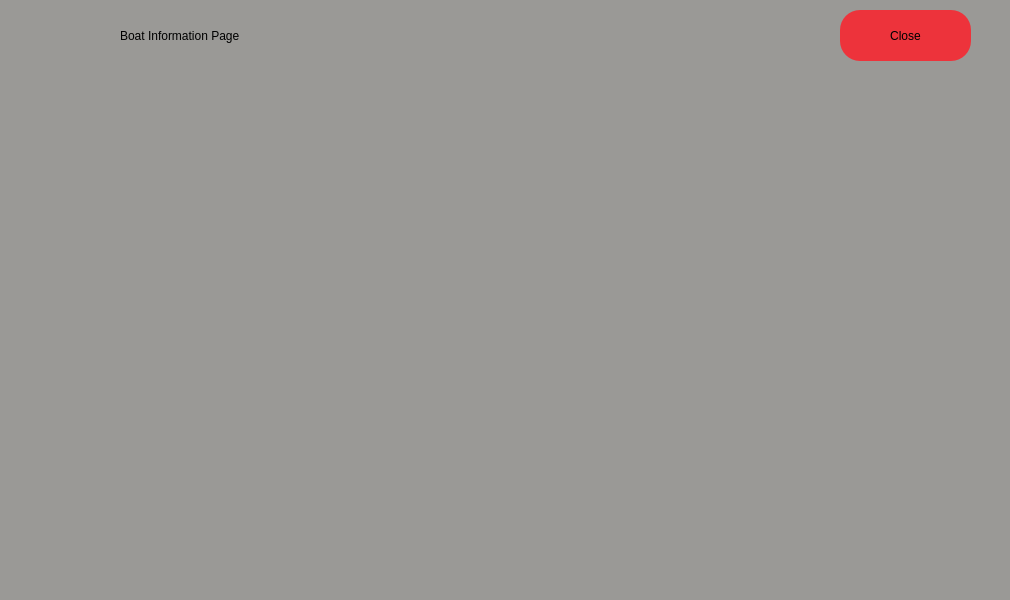
<?xml version="1.0" encoding="UTF-8"?>
<ui version="4.0">
 <class>BoatInfoWindow</class>
 <widget class="QMainWindow" name="BoatInfoWindow">
  <property name="geometry">
   <rect>
    <x>0</x>
    <y>0</y>
    <width>1010</width>
    <height>600</height>
   </rect>
  </property>
  <property name="windowTitle">
   <string>MainWindow</string>
  </property>
  <property name="styleSheet">
   <string notr="true">background-color:rgb(154, 153, 150);</string>
  </property>
  <widget class="QWidget" name="centralwidget">
   <widget class="QLabel" name="l_pagename">
    <property name="enabled">
     <bool>true</bool>
    </property>
    <property name="geometry">
     <rect>
      <x>120</x>
      <y>10</y>
      <width>461</width>
      <height>51</height>
     </rect>
    </property>
    <property name="styleSheet">
     <string notr="true">color: rgb(0,0,0);
font: 20pt &quot;Ubuntu&quot;;</string>
    </property>
    <property name="text">
     <string>Boat Information Page</string>
    </property>
   </widget>
   <widget class="QPushButton" name="pushButton">
    <property name="geometry">
     <rect>
      <x>840</x>
      <y>10</y>
      <width>131</width>
      <height>51</height>
     </rect>
    </property>
    <property name="styleSheet">
     <string notr="true">background-color: rgb(237, 51, 59);
border-radius: 20px;
font: 18pt &quot;Ubuntu&quot;;</string>
    </property>
    <property name="text">
     <string>Close</string>
    </property>
   </widget>
   <widget class="QWidget" name="horizontalLayoutWidget">
    <property name="geometry">
     <rect>
      <x>10</x>
      <y>70</y>
      <width>991</width>
      <height>521</height>
     </rect>
    </property>
    <layout class="QHBoxLayout" name="horizontalLayout"/>
   </widget>
   <widget class="QLabel" name="label">
    <property name="geometry">
     <rect>
      <x>20</x>
      <y>10</y>
      <width>81</width>
      <height>51</height>
     </rect>
    </property>
    <property name="styleSheet">
     <string notr="true">image: url(:/images/info.png)</string>
    </property>
    <property name="text">
     <string/>
    </property>
   </widget>
  </widget>
 </widget>
 <resources/>
 <connections/>
</ui>
